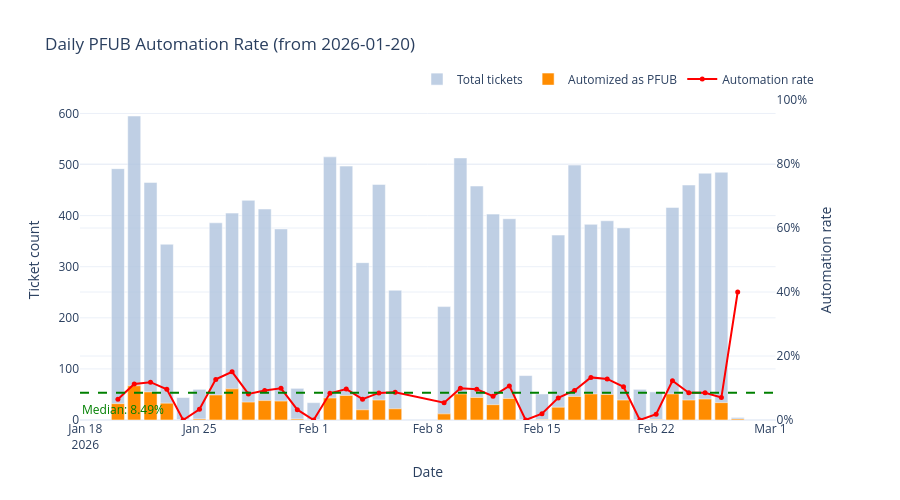

This figure's notebook cell:
### Code cell
import plotly.graph_objects as go
from plotly.subplots import make_subplots
from datetime import date

# Filter: only from 2026-01-20 onwards (model in prod after this date)
pfub_cutoff = date(2026, 1, 20)
data_pfub_auto_filtered = data[data['created_date'] >= pfub_cutoff]

# Daily PFUB automation rate
daily_pfub_auto = data_pfub_auto_filtered.groupby('created_date').agg(
    total=('automized_as_pfub', 'count'),
    automized=('automized_as_pfub', 'sum')
).reset_index()
daily_pfub_auto['automation_rate'] = daily_pfub_auto['automized'] / daily_pfub_auto['total']

# Summary stats
overall_pfub_auto_rate = daily_pfub_auto['automized'].sum() / daily_pfub_auto['total'].sum()
median_pfub_auto_rate = daily_pfub_auto['automation_rate'].median()
print(f"Overall PFUB automation rate (from {pfub_cutoff}): {overall_pfub_auto_rate:.2%}")
print(f"Median daily PFUB automation rate: {median_pfub_auto_rate:.2%}")
print(f"Date range: {daily_pfub_auto['created_date'].min()} to {daily_pfub_auto['created_date'].max()}")
print(f"Days: {len(daily_pfub_auto)}")

# Plotly dual-axis chart
fig = make_subplots(specs=[[{'secondary_y': True}]])

fig.add_trace(
    go.Bar(x=daily_pfub_auto['created_date'], y=daily_pfub_auto['total'],
           name='Total tickets', marker_color='lightsteelblue', opacity=0.8),
    secondary_y=False,
)
fig.add_trace(
    go.Bar(x=daily_pfub_auto['created_date'], y=daily_pfub_auto['automized'],
           name='Automized as PFUB', marker_color='darkorange'),
    secondary_y=False,
)
fig.add_trace(
    go.Scatter(x=daily_pfub_auto['created_date'], y=daily_pfub_auto['automation_rate'],
               name='Automation rate', mode='lines+markers',
               line=dict(color='red', width=2), marker=dict(size=5)),
    secondary_y=True,
)

# Add median line on secondary y-axis
fig.add_hline(
    y=median_pfub_auto_rate,
    line_dash='dash',
    line_color='green',
    line_width=2,
    annotation_text=f'Median: {median_pfub_auto_rate:.2%}',
    annotation_position='top left',
    annotation_font_color='green',
    secondary_y=True,
)

fig.update_layout(
    title=f'Daily PFUB Automation Rate (from {pfub_cutoff})',
    barmode='overlay',
    hovermode='x unified',
    legend=dict(orientation='h', yanchor='bottom', y=1.02, xanchor='right', x=1),
    template='plotly_white',
    height=500,
)
fig.update_yaxes(title_text='Ticket count', secondary_y=False)
fig.update_yaxes(title_text='Automation rate', secondary_y=True,
                 range=[0, 1], tickformat='.0%')
fig.update_xaxes(title_text='Date')
fig.show()

### Figure 1 — Plotly figure (JSON) as saved in the notebook; plotly's stock layout.template omitted (floating-point values rounded to 4 significant figures)
{"data": [{"marker": {"color": "lightsteelblue"}, "name": "Total tickets", "opacity": 0.8, "type": "bar", "x": ["2026-01-20", "2026-01-21", "2026-01-22", "2026-01-23", "2026-01-24", "2026-01-25", "2026-01-26", "2026-01-27", "2026-01-28", "2026-01-29", "2026-01-30", "2026-01-31", "2026-02-01", "2026-02-02", "2026-02-03", "2026-02-04", "2026-02-05", "2026-02-06", "2026-02-09", "2026-02-10", "2026-02-11", "2026-02-12", "2026-02-13", "2026-02-14", "2026-02-15", "2026-02-16", "2026-02-17", "2026-02-18", "2026-02-19", "2026-02-20", "2026-02-21", "2026-02-22", "2026-02-23", "2026-02-24", "2026-02-25", "2026-02-26", "2026-02-27"], "xaxis": "x", "y": [492, 595, 465, 344, 44, 60, 386, 405, 430, 413, 374, 62, 34, 515, 497, 308, 461, 254, 222, 513, 458, 403, 394, 87, 51, 362, 499, 383, 390, 376, 60, 55, 416, 460, 483, 485, 5], "yaxis": "y"}, {"marker": {"color": "darkorange"}, "name": "Automized as PFUB", "type": "bar", "x": ["2026-01-20", "2026-01-21", "2026-01-22", "2026-01-23", "2026-01-24", "2026-01-25", "2026-01-26", "2026-01-27", "2026-01-28", "2026-01-29", "2026-01-30", "2026-01-31", "2026-02-01", "2026-02-02", "2026-02-03", "2026-02-04", "2026-02-05", "2026-02-06", "2026-02-09", "2026-02-10", "2026-02-11", "2026-02-12", "2026-02-13", "2026-02-14", "2026-02-15", "2026-02-16", "2026-02-17", "2026-02-18", "2026-02-19", "2026-02-20", "2026-02-21", "2026-02-22", "2026-02-23", "2026-02-24", "2026-02-25", "2026-02-26", "2026-02-27"], "xaxis": "x", "y": [32, 67, 55, 33, 0, 2, 49, 61, 35, 38, 37, 2, 0, 43, 48, 20, 39, 22, 12, 51, 44, 30, 42, 0, 1, 25, 46, 51, 50, 39, 0, 1, 51, 39, 41, 34, 2], "yaxis": "y"}, {"line": {"color": "red", "width": 2}, "marker": {"size": 5}, "mode": "lines+markers", "name": "Automation rate", "type": "scatter", "x": ["2026-01-20", "2026-01-21", "2026-01-22", "2026-01-23", "2026-01-24", "2026-01-25", "2026-01-26", "2026-01-27", "2026-01-28", "2026-01-29", "2026-01-30", "2026-01-31", "2026-02-01", "2026-02-02", "2026-02-03", "2026-02-04", "2026-02-05", "2026-02-06", "2026-02-09", "2026-02-10", "2026-02-11", "2026-02-12", "2026-02-13", "2026-02-14", "2026-02-15", "2026-02-16", "2026-02-17", "2026-02-18", "2026-02-19", "2026-02-20", "2026-02-21", "2026-02-22", "2026-02-23", "2026-02-24", "2026-02-25", "2026-02-26", "2026-02-27"], "xaxis": "x", "y": [0.06504, 0.1126, 0.1183, 0.09593, 0.0, 0.03333, 0.1269, 0.1506, 0.0814, 0.09201, 0.09893, 0.03226, 0.0, 0.0835, 0.09658, 0.06494, 0.0846, 0.08661, 0.05405, 0.09942, 0.09607, 0.07444, 0.1066, 0.0, 0.01961, 0.06906, 0.09218, 0.1332, 0.1282, 0.1037, 0.0, 0.01818, 0.1226, 0.08478, 0.08489, 0.0701, 0.4], "yaxis": "y2"}], "layout": {"annotations": [{"font": {"color": "green"}, "showarrow": false, "text": "Median: 8.49%", "x": 0, "xanchor": "left", "xref": "x domain", "y": 0.08489, "yanchor": "bottom", "yref": "y"}], "barmode": "overlay", "height": 500, "hovermode": "x unified", "legend": {"orientation": "h", "x": 1, "xanchor": "right", "y": 1.02, "yanchor": "bottom"}, "shapes": [{"line": {"color": "green", "dash": "dash", "width": 2}, "type": "line", "x0": 0, "x1": 1, "xref": "x domain", "y0": 0.08489, "y1": 0.08489, "yref": "y2"}], "title": {"text": "Daily PFUB Automation Rate (from 2026-01-20)"}, "xaxis": {"anchor": "y", "domain": [0, 0.94], "title": {"text": "Date"}}, "yaxis": {"anchor": "x", "domain": [0, 1], "title": {"text": "Ticket count"}}, "yaxis2": {"anchor": "x", "overlaying": "y", "range": [0, 1], "side": "right", "tickformat": ".0%", "title": {"text": "Automation rate"}}}}
